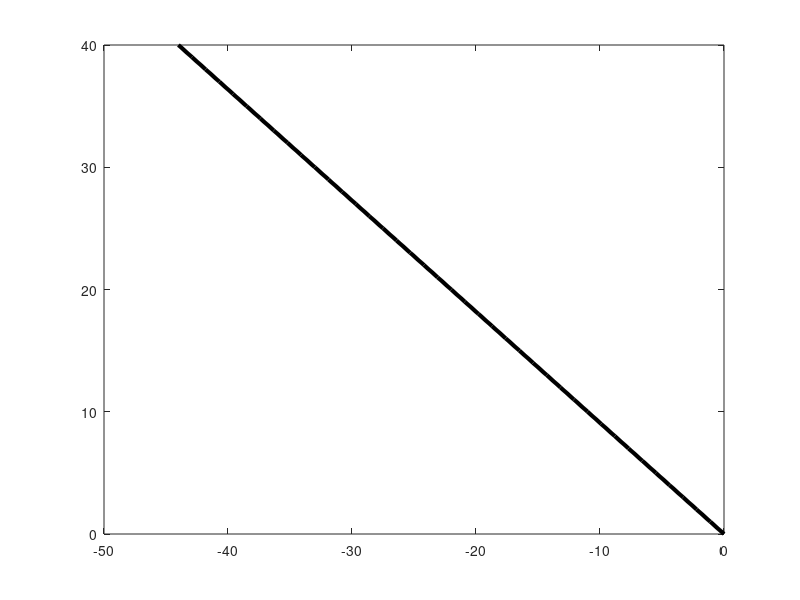

The MATLAB script that drew this image: (Note: this script raises an error after producing the figure.)
%%%%%%%%%%%%%%%%%%%%%%%%%%%%%%%%%%%%%%%%%%%%%%%%%%%%%%%%%%%%%%%%%%%%%%%%%%%%%%%%
% Daniel Wiese
% 16.323 - Term Project
% dS_PlotWind.m
% Friday 09-May-2014
%-------------------------------------------------------------------------------
%DYNAMIC SOARING: PLOT WIND VELOCITY PROFILE
%%%%%%%%%%%%%%%%%%%%%%%%%%%%%%%%%%%%%%%%%%%%%%%%%%%%%%%%%%%%%%%%%%%%%%%%%%%%%%%%

%Define altitude range over which to plot wind profile
z = 0:1:40;

%Define wind profile
Wxref = -11;
zref = 10;
z0 = 0.15; %0.05-0.15 Sukumar, Selig, or 0.03sachs
a = 3;
beta = Wxref/zref;

Wxlog = Wxref*(log((z+z0)/z0))/(log(zref/z0));
Wxlin = beta*z;
Wxexp = (Wxref/(1-exp(-a)))*(1-exp(-a*(z/zref)));

%-------------------------------------------------------------------------------
axisfontsize = 16;
plotlinewidth = 3;
plotlinecolor = [0 0 0];

figure(1)
pp = plot(Wxlin,z,'linewidth',plotlinewidth,'color',plotlinecolor);
hold on
for ii = 5:5:z(end);
    arrow([0 z(ii+1)],[Wxlin(ii+1) z(ii+1)])
end
xl = xlabel('Wind Velocity [m/s]','interpreter','latex','FontSize',axisfontsize);
yl = ylabel('Altitude [m]','interpreter','latex','FontSize',axisfontsize);
set(gca,'FontSize',16);
grid on;
ylim([0 z(end)]);
% xlim([-15 0]);
set(gcf,'Units','pixels');
set(gcf,'PaperUnits','inches','PaperPosition',[0 0 4.5 6]);
set(gcf,'PaperPositionMode','manual')
set(gcf,'InvertHardCopy','off');
set(gcf,'color',[1 1 1])
cd(plotdir)
print('-depsc','-r600','plot_wind_lin.eps');
cd(homedir)

figure(2)
pp = plot(Wxlog,z,'linewidth',plotlinewidth,'color',plotlinecolor);
hold on
for ii = 5:5:z(end);
    arrow([0 z(ii+1)],[Wxlog(ii+1) z(ii+1)])
end
xl = xlabel('Wind Velocity [m/s]','interpreter','latex','FontSize',axisfontsize);
yl = ylabel('Altitude [m]','interpreter','latex','FontSize',axisfontsize);
set(gca,'FontSize',16);
grid on;
ylim([0 z(end)]);
% xlim([-15 0]);
set(gcf,'Units','pixels');
set(gcf,'PaperUnits','inches','PaperPosition',[0 0 4.5 6]);
set(gcf,'PaperPositionMode','manual')
set(gcf,'InvertHardCopy','off');
set(gcf,'color',[1 1 1])
cd(plotdir)
print('-depsc','-r600','plot_wind_log.eps');
cd(homedir)

figure(3)
pp = plot(Wxexp,z,'linewidth',plotlinewidth,'color',plotlinecolor);
hold on
for ii = 5:5:z(end);
    arrow([0 z(ii+1)],[Wxexp(ii+1) z(ii+1)])
end
xl = xlabel('Wind Velocity [m/s]','interpreter','latex','FontSize',axisfontsize);
yl = ylabel('Altitude [m]','interpreter','latex','FontSize',axisfontsize);
set(gca,'FontSize',16);
grid on;
ylim([0 z(end)]);
% xlim([-15 0]);
set(gcf,'Units','pixels');
set(gcf,'PaperUnits','inches','PaperPosition',[0 0 4.5 6]);
set(gcf,'PaperPositionMode','manual')
set(gcf,'InvertHardCopy','off');
set(gcf,'color',[1 1 1])
cd(plotdir)
print('-depsc','-r600','plot_wind_exp.eps');
cd(homedir)

figure(4)
pp = plot(Wxlin,z,'linestyle','--','linewidth',plotlinewidth,'color',plotlinecolor);
hold on
pp = plot(Wxlog,z,'linestyle','-','linewidth',plotlinewidth,'color',plotlinecolor);
pp = plot(Wxexp,z,'linestyle',':','linewidth',plotlinewidth,'color',plotlinecolor);
xl = xlabel('Wind Velocity [m/s]','interpreter','latex','FontSize',axisfontsize);
yl = ylabel('Altitude [m]','interpreter','latex','FontSize',axisfontsize);
set(gca,'FontSize',16);
grid on;
legend('Linear','Logarithmic','Power-Law','location','SouthWest');
ylim([0 z(end)]);
% xlim([-15 0]);
set(gcf,'Units','pixels');
set(gcf,'PaperUnits','inches','PaperPosition',[0 0 4.5 6]);
set(gcf,'PaperPositionMode','manual')
set(gcf,'InvertHardCopy','off');
set(gcf,'color',[1 1 1])
cd(plotdir)
print('-depsc','-r600','plot_wind_linlog.eps');
cd(homedir)
